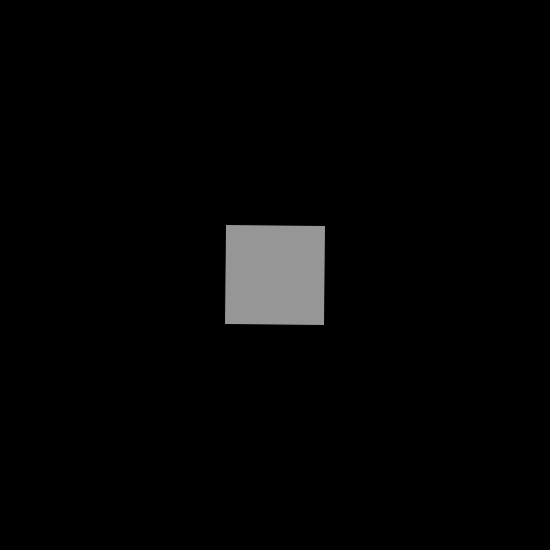
Frame 1 (no input)
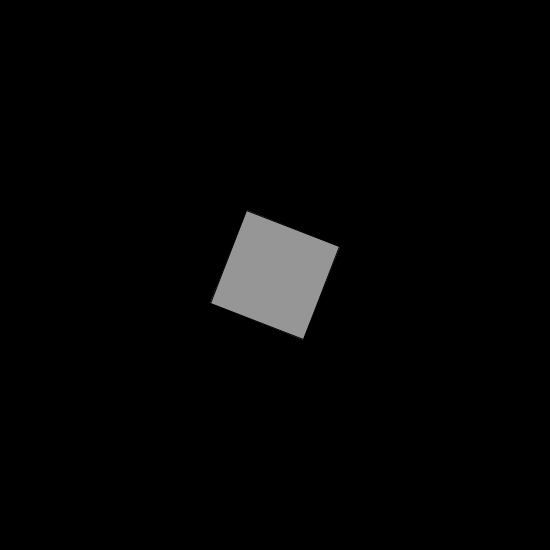
Frame 60 (the mouse pressed at the canvas centre just before this capture)
Frame 120 (the mouse held since frame 60 and released just before this capture): identical to frame 60, image omitted

The Processing sketch that drew these frames (run headless with seeded random() and noise(); from frame 60 on, the mouse is pressed at the canvas centre):

// Processing sketch: rotateSimple2D
// ── rotateSimple2D.pde


boolean isRotating = true; 
int counterForRotation=0; 

// -------------------------------------------------------------
// Core Functions  

void setup() { 
  size(550, 550);
} // func

void draw() {
  background(0);

  if (isRotating) {
    counterForRotation++;
  }//if 

  translate(width/2, height/2);   // Move coordinate system to center of sketch
  rotate(counterForRotation * 0.001 * TWO_PI);    // rotate

  figure();
} // func 

// -------------------------------------------------------------
// Inputs 

void mousePressed() {
  isRotating = !isRotating; // ! means "not"
} // func

// -------------------------------------------------------------
// Minor Functions 

void figure() {
  fill(150); 
  rect(-50, -50, 100, 100); //TEST
} // func
//
